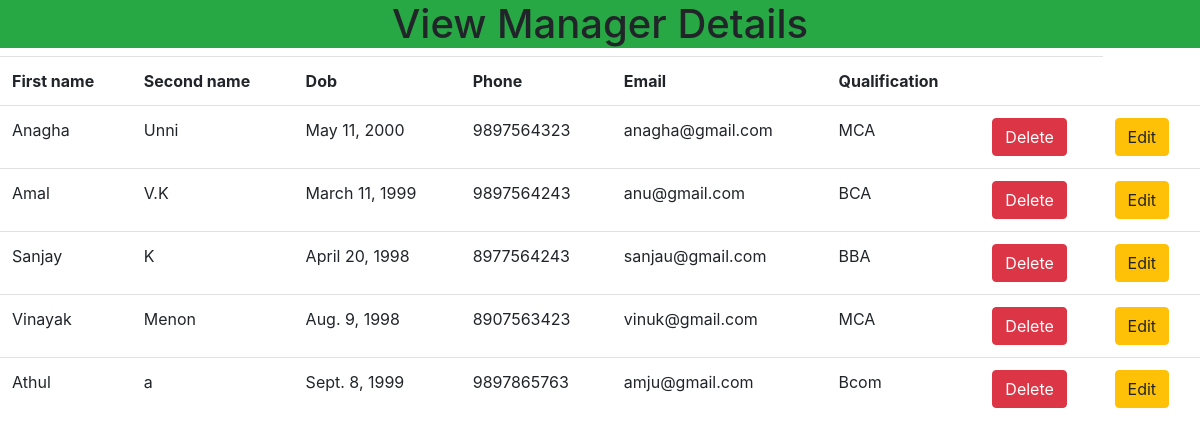
The app's page /acc/viewmanager (signed in) with its own data.
### account/models.py (models this page shows)
class Manager(models.Model):
    FIRST_NAME=models.CharField(max_length=100)
    SECOND_NAME=models.CharField(max_length=100)
    DOB=models.DateField()
    PHONE=models.IntegerField()
    EMAIL=models.EmailField()
    QUALIFICATION=models.CharField(max_length=100)

### account/views.py (the view)
# urls.py: path('viewmanager',Viewmanger.as_view(),name='managerview'),
@method_decorator(signin_required,name="dispatch")
class Viewmanger(View):
    def get(self,request,*args,**kwargs):
        res=Manager.objects.all()
        return render(request,"viewmanager.html",{"data":res})

### account/views.py (called while the page is built)
def signin_required(fn):
    def inner(request,*args,**kwargs):
        if request.user.is_authenticated:
            return fn(request,*args,**kwargs)
        else:
            messages.error(request,"login required")
            return redirect("login")
    return inner

### account/templates/viewmanager.html (shortened to what this page needs)
<!doctype html>
<html lang="en">
  <head>
    <link rel="stylesheet" href="https://stackpath.bootstrapcdn.com/bootstrap/4.3.1/css/bootstrap.min.css">
  </head>
  <body>
    <div align="center">
    <h1 class="bg-success">View Manager Details</h1>
    <table class="table">
        <tr>
            <th>First name</th>
            <th>Second name</th>
            <th>Dob</th>
            <th>Phone</th>
            <th>Email</th>
            <th>Qualification</th>
            <th></th>
        </tr>
            {%for i in data%}
            <tr>
                <td>{{i.FIRST_NAME}}</td>
                <td>{{i.SECOND_NAME}}</td>
                <td>{{i.DOB}}</td>
                <td>{{i.PHONE}}</td>
                <td>{{i.EMAIL}}</td>
                <td>{{i.QUALIFICATION}}</td>
                <td>
                    <a href="{% url 'delman' i.id %}"class="btn btn-danger">Delete</a>
                </td>
                <td>
                  <a href="{% url 'editman' i.id %}" class="btn btn-warning">Edit</a>
              </td>
            </tr>
            {%endfor%}
    </table>
</div>
  </body>
</html>

### records on screen
Manager: FIRST_NAME "Anagha", SECOND_NAME "Unni", DOB "May 11, 2000", PHONE "9897564323", EMAIL "anagha@gmail.com", QUALIFICATION "MCA"
Manager: FIRST_NAME "Amal", SECOND_NAME "V.K", DOB "March 11, 1999", PHONE "9897564243", EMAIL "anu@gmail.com", QUALIFICATION "BCA"
Manager: FIRST_NAME "Sanjay", SECOND_NAME "K", DOB "April 20, 1998", PHONE "8977564243", EMAIL "sanjau@gmail.com", QUALIFICATION "BBA"
Manager: FIRST_NAME "Vinayak", SECOND_NAME "Menon", DOB "Aug. 9, 1998", PHONE "8907563423", EMAIL "vinuk@gmail.com", QUALIFICATION "MCA"
Manager: FIRST_NAME "Athul", SECOND_NAME "a", DOB "Sept. 8, 1999", PHONE "9897865763", EMAIL "amju@gmail.com", QUALIFICATION "Bcom"
